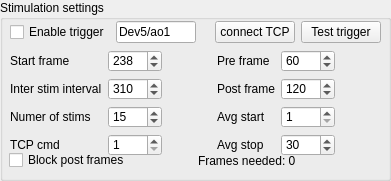
     <widget class="QGroupBox" name="StimOptions_groupBox">
      <property name="geometry">
       <rect>
        <x>1250</x>
        <y>20</y>
        <width>391</width>
        <height>181</height>
       </rect>
      </property>
      <property name="title">
       <string>Stimulation settings</string>
      </property>
      <widget class="QWidget" name="gridLayoutWidget_11">
       <property name="geometry">
        <rect>
         <x>10</x>
         <y>20</y>
         <width>371</width>
         <height>25</height>
        </rect>
       </property>
       <layout class="QGridLayout" name="gridLayout_21">
        <item row="0" column="0">
         <widget class="QCheckBox" name="enableStimTrigger_checkBox">
          <property name="text">
           <string>Enable trigger</string>
          </property>
         </widget>
        </item>
        <item row="0" column="4">
         <widget class="QPushButton" name="testTTLTrigger_pushButton">
          <property name="text">
           <string>Test trigger</string>
          </property>
         </widget>
        </item>
        <item row="0" column="1">
         <widget class="QLineEdit" name="stimDaqDevice_lineEdit">
          <property name="enabled">
           <bool>true</bool>
          </property>
          <property name="sizePolicy">
           <sizepolicy hsizetype="Expanding" vsizetype="Fixed">
            <horstretch>0</horstretch>
            <verstretch>0</verstretch>
           </sizepolicy>
          </property>
          <property name="text">
           <string>Dev5/ao1</string>
          </property>
          <property name="maxLength">
           <number>500</number>
          </property>
         </widget>
        </item>
        <item row="0" column="3">
         <widget class="QPushButton" name="connectSenStimTCP_pushButton">
          <property name="text">
           <string>connect TCP</string>
          </property>
         </widget>
        </item>
        <item row="0" column="2">
         <spacer name="horizontalSpacer_10">
          <property name="orientation">
           <enum>Qt::Horizontal</enum>
          </property>
          <property name="sizeHint" stdset="0">
           <size>
            <width>40</width>
            <height>20</height>
           </size>
          </property>
         </spacer>
        </item>
       </layout>
      </widget>
      <widget class="QWidget" name="layoutWidget">
       <property name="geometry">
        <rect>
         <x>10</x>
         <y>50</y>
         <width>374</width>
         <height>106</height>
        </rect>
       </property>
       <layout class="QGridLayout" name="gridLayout">
        <item row="3" column="1">
         <widget class="QSpinBox" name="senStimType_spinBox">
          <property name="minimum">
           <number>1</number>
          </property>
          <property name="maximum">
           <number>10</number>
          </property>
          <property name="value">
           <number>1</number>
          </property>
          <property name="displayIntegerBase">
           <number>10</number>
          </property>
         </widget>
        </item>
        <item row="3" column="4">
         <widget class="QSpinBox" name="staAvgStopFrame_spinBox">
          <property name="sizePolicy">
           <sizepolicy hsizetype="MinimumExpanding" vsizetype="Fixed">
            <horstretch>0</horstretch>
            <verstretch>0</verstretch>
           </sizepolicy>
          </property>
          <property name="minimum">
           <number>1</number>
          </property>
          <property name="maximum">
           <number>9000</number>
          </property>
          <property name="value">
           <number>30</number>
          </property>
          <property name="displayIntegerBase">
           <number>10</number>
          </property>
         </widget>
        </item>
        <item row="3" column="0">
         <widget class="QLabel" name="label_19">
          <property name="text">
           <string>TCP cmd</string>
          </property>
         </widget>
        </item>
        <item row="0" column="1">
         <widget class="QSpinBox" name="stimStartFrame_spinBox">
          <property name="minimum">
           <number>1</number>
          </property>
          <property name="maximum">
           <number>9000</number>
          </property>
          <property name="value">
           <number>238</number>
          </property>
         </widget>
        </item>
        <item row="2" column="3">
         <widget class="QLabel" name="label_14">
          <property name="text">
           <string>Avg start</string>
          </property>
         </widget>
        </item>
        <item row="1" column="2">
         <spacer name="horizontalSpacer_4">
          <property name="orientation">
           <enum>Qt::Horizontal</enum>
          </property>
          <property name="sizeHint" stdset="0">
           <size>
            <width>40</width>
            <height>20</height>
           </size>
          </property>
         </spacer>
        </item>
        <item row="2" column="5">
         <spacer name="horizontalSpacer_5">
          <property name="orientation">
           <enum>Qt::Horizontal</enum>
          </property>
          <property name="sizeHint" stdset="0">
           <size>
            <width>40</width>
            <height>20</height>
           </size>
          </property>
         </spacer>
        </item>
        <item row="1" column="1">
         <widget class="QSpinBox" name="interStimInterval_spinBox">
          <property name="minimum">
           <number>1</number>
          </property>
          <property name="maximum">
           <number>9000</number>
          </property>
          <property name="value">
           <number>310</number>
          </property>
         </widget>
        </item>
        <item row="0" column="3">
         <widget class="QLabel" name="label_10">
          <property name="text">
           <string>Pre frame</string>
          </property>
         </widget>
        </item>
        <item row="1" column="0">
         <widget class="QLabel" name="label_8">
          <property name="text">
           <string>Inter stim interval</string>
          </property>
         </widget>
        </item>
        <item row="3" column="3">
         <widget class="QLabel" name="label_15">
          <property name="text">
           <string>Avg stop</string>
          </property>
         </widget>
        </item>
        <item row="1" column="4">
         <widget class="QSpinBox" name="staPostFrame_spinBox">
          <property name="sizePolicy">
           <sizepolicy hsizetype="MinimumExpanding" vsizetype="Fixed">
            <horstretch>0</horstretch>
            <verstretch>0</verstretch>
           </sizepolicy>
          </property>
          <property name="minimum">
           <number>1</number>
          </property>
          <property name="maximum">
           <number>9000</number>
          </property>
          <property name="value">
           <number>120</number>
          </property>
         </widget>
        </item>
        <item row="1" column="3">
         <widget class="QLabel" name="label_11">
          <property name="text">
           <string>Post frame</string>
          </property>
         </widget>
        </item>
        <item row="0" column="4">
         <widget class="QSpinBox" name="staPreFrame_spinBox">
          <property name="sizePolicy">
           <sizepolicy hsizetype="MinimumExpanding" vsizetype="Fixed">
            <horstretch>0</horstretch>
            <verstretch>0</verstretch>
           </sizepolicy>
          </property>
          <property name="minimum">
           <number>1</number>
          </property>
          <property name="maximum">
           <number>900</number>
          </property>
          <property name="value">
           <number>60</number>
          </property>
         </widget>
        </item>
        <item row="2" column="0">
         <widget class="QLabel" name="label_9">
          <property name="text">
           <string>Numer of stims</string>
          </property>
         </widget>
        </item>
        <item row="2" column="1">
         <widget class="QSpinBox" name="numberStims_spinBox">
          <property name="minimum">
           <number>1</number>
          </property>
          <property name="maximum">
           <number>500</number>
          </property>
          <property name="value">
           <number>15</number>
          </property>
          <property name="displayIntegerBase">
           <number>10</number>
          </property>
         </widget>
        </item>
        <item row="2" column="4">
         <widget class="QSpinBox" name="staAvgStartFrame_spinBox">
          <property name="sizePolicy">
           <sizepolicy hsizetype="Preferred" vsizetype="Fixed">
            <horstretch>0</horstretch>
            <verstretch>0</verstretch>
           </sizepolicy>
          </property>
          <property name="minimum">
           <number>1</number>
          </property>
          <property name="maximum">
           <number>300</number>
          </property>
          <property name="value">
           <number>1</number>
          </property>
          <property name="displayIntegerBase">
           <number>10</number>
          </property>
         </widget>
        </item>
        <item row="0" column="0">
         <widget class="QLabel" name="label_6">
          <property name="text">
           <string>Start frame</string>
          </property>
         </widget>
        </item>
        <item row="4" column="1">
         <spacer name="verticalSpacer_4">
          <property name="orientation">
           <enum>Qt::Vertical</enum>
          </property>
          <property name="sizeHint" stdset="0">
           <size>
            <width>20</width>
            <height>40</height>
           </size>
          </property>
         </spacer>
        </item>
       </layout>
      </widget>
      <widget class="QWidget" name="horizontalLayoutWidget">
       <property name="geometry">
        <rect>
         <x>9</x>
         <y>150</y>
         <width>371</width>
         <height>21</height>
        </rect>
       </property>
       <layout class="QHBoxLayout" name="horizontalLayout_2">
        <item>
         <widget class="QCheckBox" name="blockPostFrames_checkBox_2">
          <property name="text">
           <string>Block post frames</string>
          </property>
         </widget>
        </item>
        <item>
         <widget class="QLabel" name="framesNeeded_label">
          <property name="text">
           <string>Frames needed: 0</string>
          </property>
         </widget>
        </item>
       </layout>
      </widget>
     </widget>
